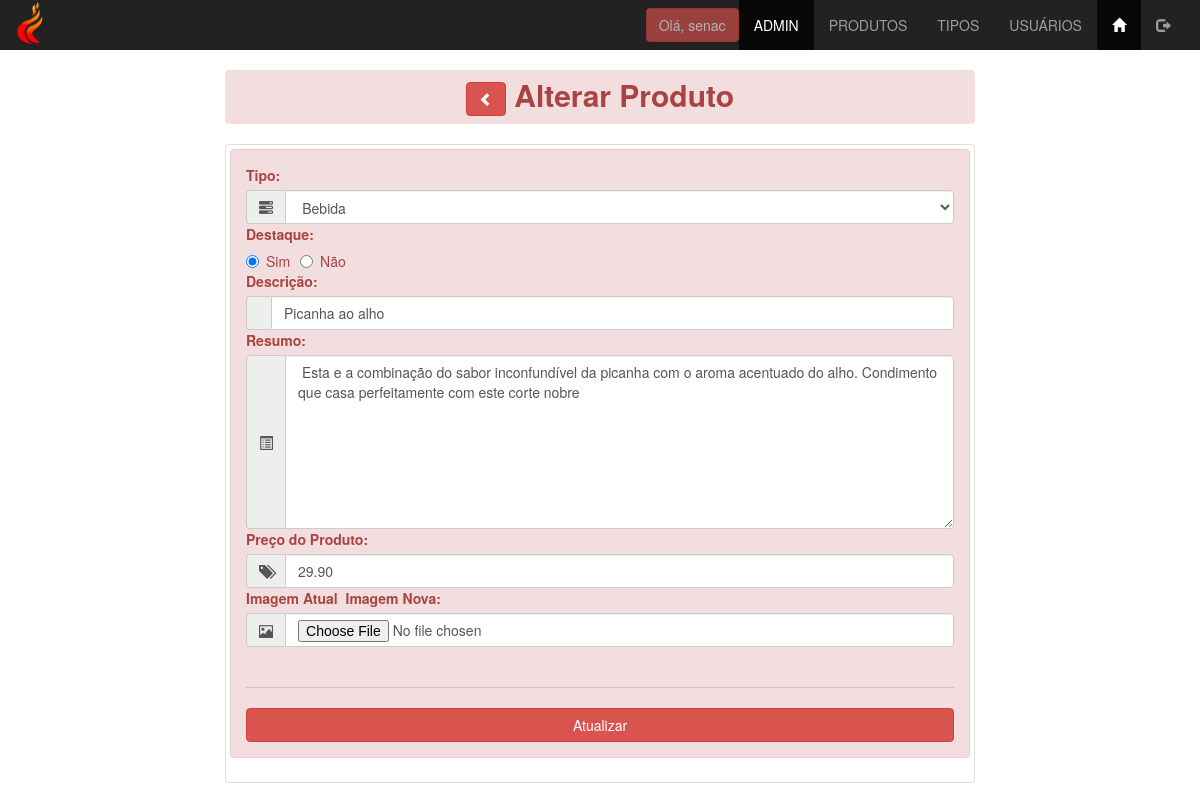
The app's page /admin/produtos_atualiza.php?id_produto=1 (signed in) with its own data.
### tables this page shows
CREATE TABLE `tbprodutos` (
  `id_produto` int(11) NOT NULL,
  `id_tipo_produto` int(11) NOT NULL,
  `descri_produto` varchar(100) NOT NULL,
  `resumo_produto` varchar(1000) DEFAULT NULL,
  `valor_produto` decimal(9,2) DEFAULT NULL,
  `imagem_produto` varchar(50) DEFAULT NULL,
  `destaque_produto` enum('Sim','Não') NOT NULL
);

### admin/produtos_atualiza.php (the view, shortened to what this page needs)
<?php
    include '../conn/connect.php';
    if($_GET){
        $id_form = $_GET['id_produto'];
    } else{
        $id_form = 0;
    }
    $lista = $conn->query("select * from tbprodutos where id_produto = $id_form");
    $row = $lista->fetch_assoc();
           $consulta_fk = "select * from tbtipos order by rotulo_tipo";
           $lista_fk = $conn->query($consulta_fk);
           $row_fk = $lista_fk->fetch_assoc();
?>
<!DOCTYPE html>
<html lang="pt_BR">
    <head>
        <link rel="stylesheet" href="../css/bootstrap.min.css">
        <link rel="stylesheet" href="../css/estilo2.css">
    </head>
    <body class="fundofixo">
        <?php include "menu_adm.php";?>
        <main class="container">
            <div class="row">
                <div class="col-xs-12 col-sm-offset-2 col-sm-6 col-md-8">
                <h2 class="breadcrumb alert-danger center">
                    <a href="javascript:window.history.go(-1)" class="btn btn-danger">
                        <span class="glyphicon glyphicon-chevron-left"></span>
                    </a>
                    <strong> Alterar Produto </strong>
                </h2>
                    <div class="thumbnail">
                        <div class="alert alert-danger" role="alert">
                        <form action="produtos_atualiza.php" method="post" name="form_produto_atualiza" enctype="multipart/form-data" id="form_produto_atualiza">
                                <label for="id_tipo_produto">Tipo:</label>
                                    <div class="input-group">
                                        <span class="input-group-addon">
                                            <span class="glyphicon glyphicon-tasks" aria-hidden="true"></span>
                                        </span>
                                        <select name="id_tipo_produto" id="id_tipo_produto" class="form-control" required>
                                            <?php do{ ?>
                                            <option value="<?php echo $row_fk['id_tipo']?>">
                                                <?php echo $row_fk['rotulo_tipo']?>
                                            </option>
                                            <?php }while($row_fk=$lista_fk->fetch_assoc()); ?>
                                        </select>
                                    </div>
                                    <label for="destaque_produto">Destaque:</label>
                                    <div class="input-group">
                                        <label for="destaque_produtos_s" class="radio-inline">
                                                <input type="radio" name="destaque_produto" id="destaque_produto" value="Sim" <?php echo $row['destaque_produto']=="Sim"?"checked":null ?>>Sim
                                        </label>
                                        <label for="destaque_produtos_s" class="radio-inline">
                                                <input type="radio" name="destaque_produto" id="destaque_produto" value="Não" <?php echo $row['destaque_produto']=="Não"?"checked":null ?>>Não
                                        </label>
                                    </div>
                                    <label for="descri_produto">Descrição:</label>
                                    <div class="input-group">
                                        <span class="input-group-addon">
                                        </span>
                                        <input type="text" name="descri_produto" id="descri_produto"
                                                class="form-control" placeholder="Digite a descrição do Produto"
                                                maxlength="100" value="<?php echo $row['descri_produto'];?>">
                                    </div>
                                    <label for="resumo_produto">Resumo:</label>
                                    <div class="input-group">
                                        <span class="input-group-addon">
                                            <span class="glyphicon glyphicon-list-alt" aria-hidden="true"></span>
                                        </span>
                                        <textarea name="resumo_produto" id="resumo_produto"
                                                cols="30" rows="8"
                                                class="form-control" placeholder="Digite os detalhes do Produto"
                                                required><?php echo $row['resumo_produto'];?></textarea>
                                    </div>
                                    <label for="valor_produto">Preço do Produto:</label>
                                    <div class="input-group">
                                        <span class="input-group-addon">
                                            <span class="glyphicon glyphicon-tags" aria-hidden="true"></span>
                                        </span>
                                        <input type="number" name="valor_produto" id="valor_produto"
                                                class="form-control" placeholder="Digite o preço do Produto"
                                                required required min="0" step="0.01" value="<?php echo $row['valor_produto'];?>">
                                    </div>
                                    <label for="imagem_produto_atual">Imagem Atual</label>
                                    <label for="imagem_produto">Imagem Nova:</label>
                                    <div class="input-group">
                                        <span class="input-group-addon">
                                            <span class="glyphicon glyphicon-picture" aria-hidden="true"></span>
                                        </span>
                                    <input type="file" name="imagem_produto" id="imagem_produto" class="form-control" accept="image/*">
                                    </div>
                                    <br>
                                    <hr>
                                    <input type="submit" id="enviar" name="enviar" class="btn btn-danger btn-block" value="Atualizar">
                            </form>
                        </div>
                    </div>
                </div>
            </div>
        </main>
    </body>
</html>

### css/estilo2.css (style rules this page uses)
.fundofixo { background: url(../images/bg-fogo.jpg) no-repeat fixed; -webkit-background-size:cover; background-size: cover; }
.center { text-align: center; }

### records on screen
tbprodutos: destaque_produto "☑ Destaque:", descri_produto "Picanha ao alho", resumo_produto "Esta e a combinação do sabor inconfundível da picanha com o aroma acentuado do alho. Condimento que casa perfeitamente com este corte nobre", valor_produto "29.90"

### other values on screen
$_SESSION['login_usuario'] "senac"
form field id_tipo_produto "Bebida"
